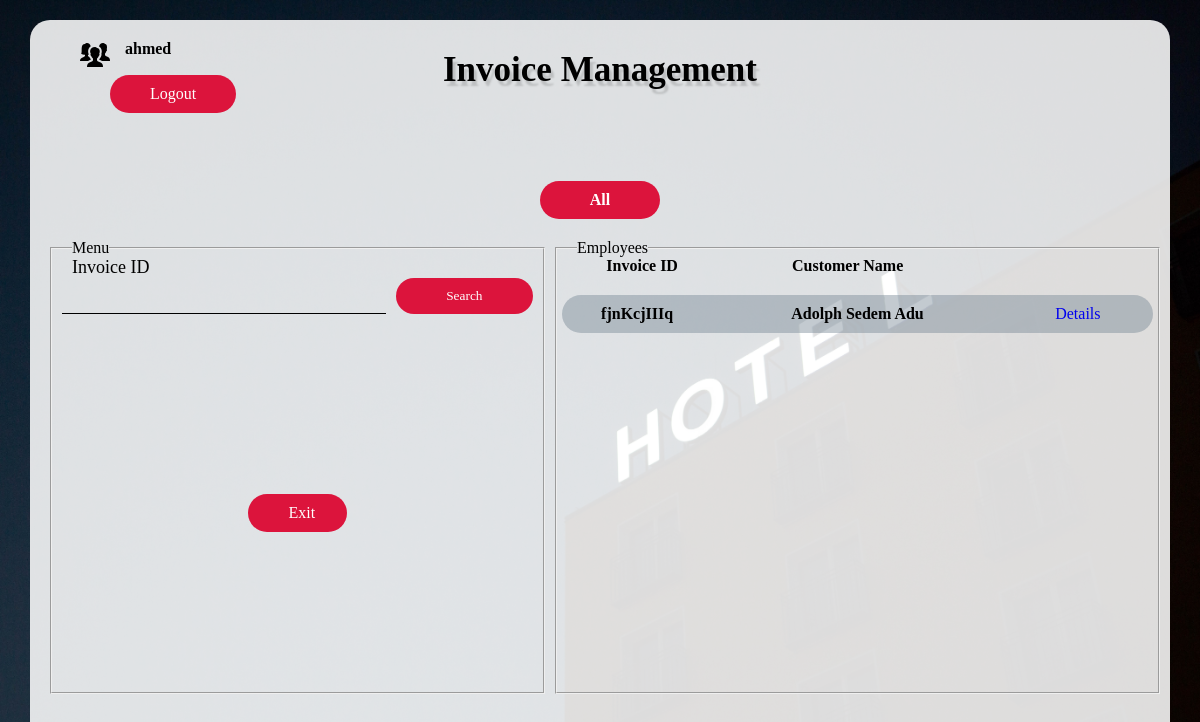
/receptionist/emp_invoice (signed in), run on an earlier commit of the app's database.
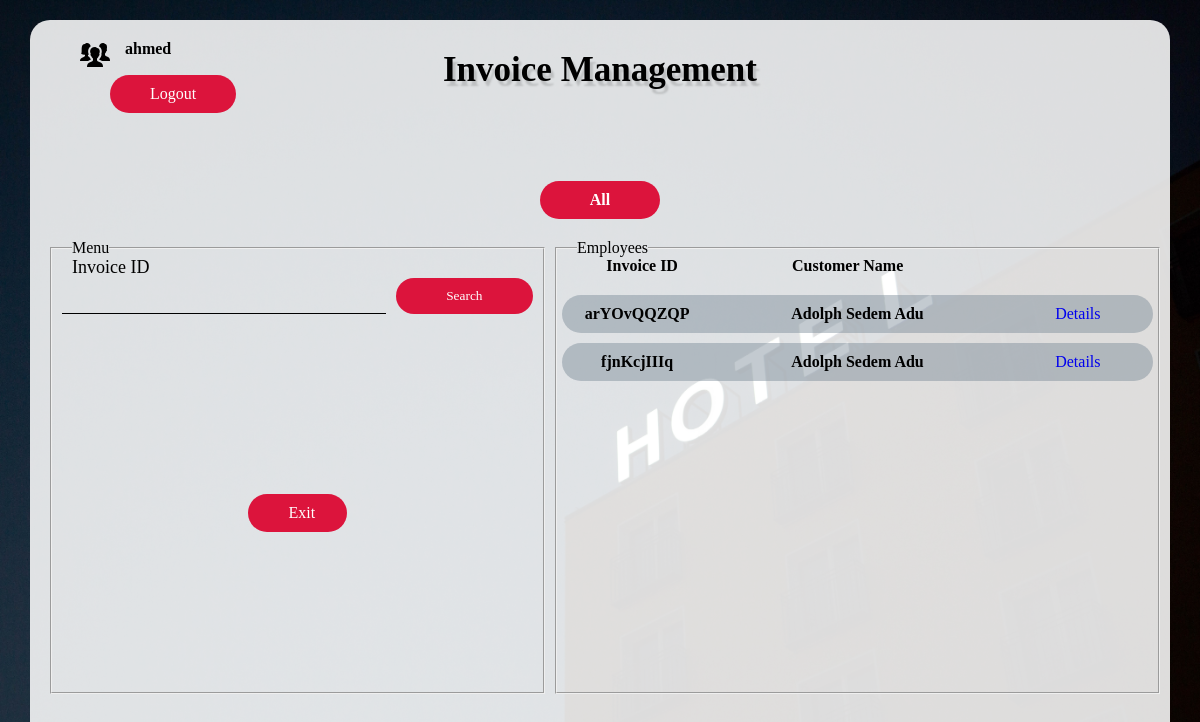
And on a later commit of the database.
### receptionist/models.py (models this page shows, shortened)
class Booking(models.Model):
    room_name = models.ForeignKey(Room, on_delete= models.SET_NULL, null=True)
    booking_id = models.CharField(max_length= 20, primary_key=True)
    guest_name = models.CharField(max_length=100)
    no_of_guests = models.IntegerField()
    arrival = models.DateField(null=True)
    departure = models.DateField(null=True)
    phone_number = models.CharField(max_length=10)
    idtypes=(
        ('Ghana Card', 'Ghana Card'),
        ('Driver\'s License', 'Driver\'s License'),
        ('Votter\'s Id', 'Votter\'s Id'),
    )
    id_type = models.CharField(max_length=20, choices=idtypes)
    id_number = models.CharField(max_length=30)
    amount_paid = models.FloatField(null=True)
    price = models.FloatField()
    active = models.BooleanField(default=True)
    expired = models.BooleanField(default=True)

### receptionist/views.py (the view, shortened to what this page needs)
@login_required(login_url = './emp_login')
def emp_invoice(request):
    all_bookings = Booking.objects.all()
    all_booking = []
    search_booking = []
    today = date.today()
    for each in all_bookings:
        if each.active is True:
            dates = daterange(each.arrival, each.departure)
            for datey in dates:
                if datey == today:
                    all_booking.append(each)
    return render(request, 'emp_invoice.html', {"all_booking":all_booking})

### receptionist/views.py (called while the page is built)
def daterange(start, end):
    return [start + timedelta(n) for n in range(int((end - start).days))]

### templates/emp_invoice.html (shortened to what this page needs)
{% load static %}
<!DOCTYPE html>
<html lang="en">
<head>
    <link rel="stylesheet" href={% static "style.css" %}>
</head>
<body class="body3">
    <div class="container dash1">
        <h2>Invoice Management</h2>
        <div class="logout">
            <div class="iden">
                <img src={% static  "./images/icons/people_60px.png" %} alt="">
                {% if user.is_authenticated %}
                <p>{{user.username}}</p>
                {% endif %}
            </div>
            <a href="./logout">Logout</a>
        </div>
        <a href="./emp_invoice" style="background: crimson; cursor: pointer; padding: 10px 50px; font-weight: 600; color: white; border: none; border-radius: 20px; text-decoration: none;">All</a>
        <div class="main_body">
            <aside class="aside1">
                <fieldset>
                    <legend>Menu</legend>
                    <p>Invoice ID</p>
                    <form method="post">
                        <input type="text" class="text" name="search">
                        <input type="submit" value="Search" class="sub">
                    </form>
                    <div class="buttons invoice">
                        <a href="./emp_dashboard">Exit</a>
                    </div>
                </fieldset>
            </aside>
            <aside class="aside2">
                <fieldset>
                    <legend>Employees</legend>
                    <div class="headers">
                        <p>Invoice ID</p>
                        <p>Customer Name</p>
                    </div>
                    <div class="employees">
                        {% for booking in all_booking %}
                        <div class="employee">
                            <p>{{booking.booking_id}}</p>
                            <p>{{booking.guest_name}}</p>
                            <div class="imag">
                                <a href="./invoice_details/{{booking.booking_id}}">
                                    Details
                                </a>
                            </div>
                        </div>
                        {% endfor %}
                    </div>
                </fieldset>
            </aside>
        </div>
    </div>
</body>
</html>

What changed in the data, as far as the page shows it:
now on this page (row edited): Booking: booking_id "arYOvQQZQP", guest_name "Adolph Sedem Adu"
